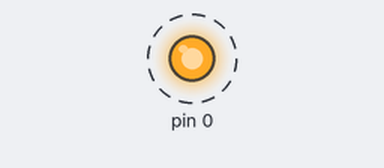
The sketch below on a simulated Arduino Uno, built for the host (arithmetic inside an expression is 32-bit, double 64-bit). Parts: output pins drawn as LEDs (lit = HIGH). Dashed ring = blinking.

Above: at 0.7 s.
Timing chart, 0 to 5.6 s (numbered marks = the images above):
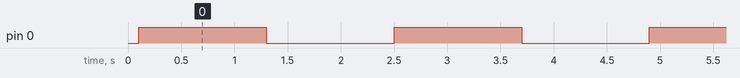

The sketch:

Buzzzer.ino
```cpp
#define Buzzer_Pin PA0   //Define Buzzer Pin

void setup() {
  pinMode(Buzzer_Pin, OUTPUT); //Set Buzzer pin as Output
  digitalWrite(Buzzer_Pin, LOW); //Turn off the Buzzer initially
  delay(100);
}

void loop() {
  digitalWrite(Buzzer_Pin, HIGH);  //Turn ON the Buzzer
  delay(1200);
  digitalWrite(Buzzer_Pin, LOW);  //Turn OFF the Buzzer
  delay(1200);
}
```

Measured:
- by itself, pin 0: alternates HIGH for 1.2 s and LOW for 1.2 s
